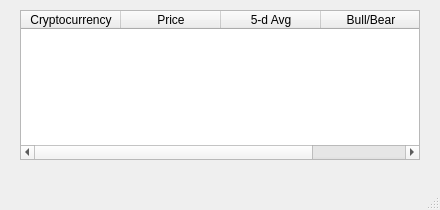
<?xml version="1.0" encoding="UTF-8"?>
<ui version="4.0">
 <class>MainWindow</class>
 <widget class="QMainWindow" name="MainWindow">
  <property name="geometry">
   <rect>
    <x>0</x>
    <y>0</y>
    <width>440</width>
    <height>210</height>
   </rect>
  </property>
  <property name="windowTitle">
   <string>Crypto Notification</string>
  </property>
  <widget class="QWidget" name="centralwidget">
   <widget class="QTableWidget" name="tableWidget">
    <property name="geometry">
     <rect>
      <x>20</x>
      <y>10</y>
      <width>400</width>
      <height>150</height>
     </rect>
    </property>
    <property name="showGrid">
     <bool>true</bool>
    </property>
    <property name="cornerButtonEnabled">
     <bool>true</bool>
    </property>
    <column>
     <property name="text">
      <string>Cryptocurrency</string>
     </property>
    </column>
    <column>
     <property name="text">
      <string>Price</string>
     </property>
    </column>
    <column>
     <property name="text">
      <string>5-d Avg</string>
     </property>
    </column>
    <column>
     <property name="text">
      <string>Bull/Bear</string>
     </property>
    </column>
   </widget>
  </widget>
  <widget class="QMenuBar" name="menubar">
   <property name="geometry">
    <rect>
     <x>0</x>
     <y>0</y>
     <width>440</width>
     <height>22</height>
    </rect>
   </property>
  </widget>
  <widget class="QStatusBar" name="statusbar"/>
 </widget>
 <resources/>
 <connections/>
</ui>
